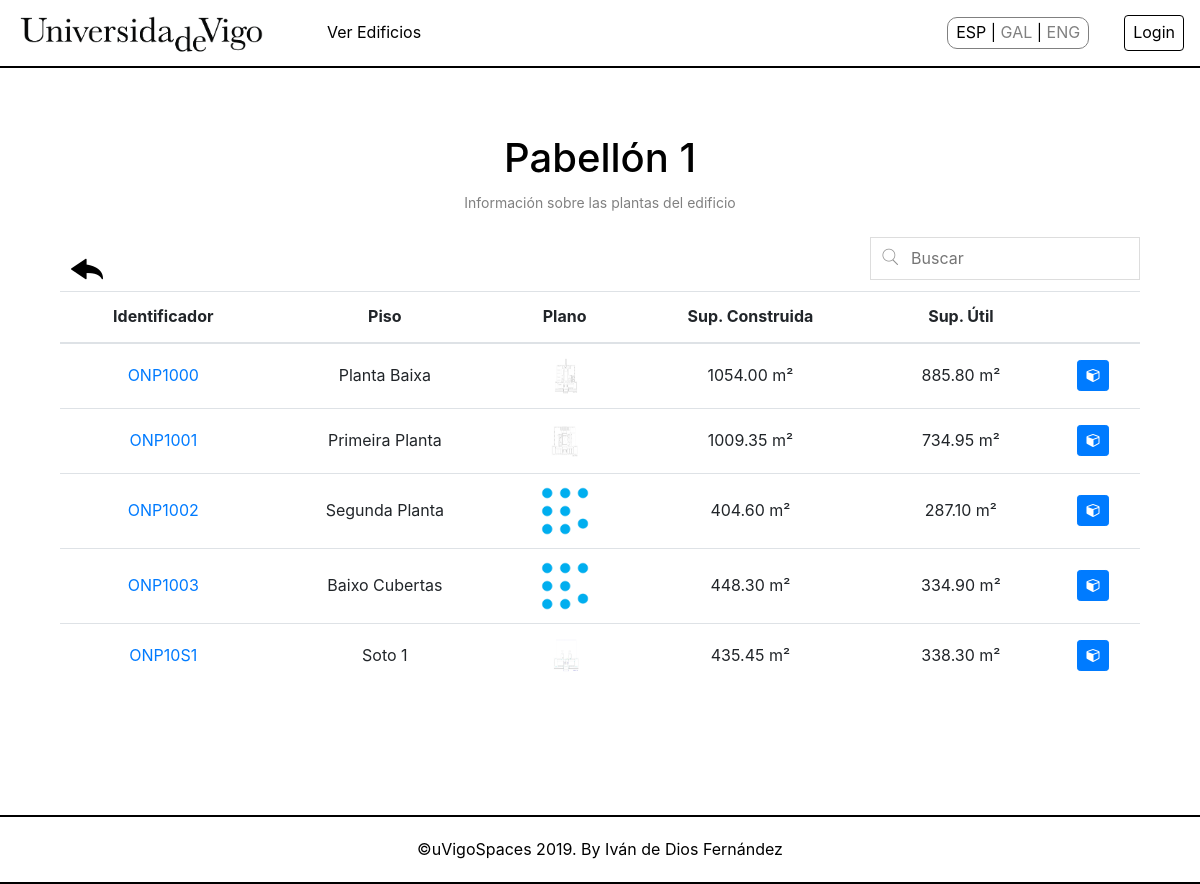
Page /controller/FLOOR_Controller.php?building=ONP10 on the committed database.
### tables this page shows
CREATE TABLE IF NOT EXISTS `SM_BUILDING` (
  `sm_idBuilding` char(5) NOT NULL,
  `sm_nameBuilding` varchar(225) NOT NULL,
  `sm_addressBuilding` varchar(225) DEFAULT NULL,
  `sm_phoneBuilding` int(9) DEFAULT NULL,
  PRIMARY KEY (`sm_idBuilding`)
);

CREATE TABLE IF NOT EXISTS `SM_FLOOR` (
  `sm_idBuilding` char(5) NOT NULL,
  `sm_idFloor` char(2) NOT NULL,
  `sm_nameFloor` varchar(25) NOT NULL,
  `sm_planFloor` varchar(500) DEFAULT '',
  `sm_builtSurfaceFloor` decimal(10,2) NOT NULL,
  `sm_surfaceUsefulFloor` decimal(10,2) NOT NULL,
  PRIMARY KEY (`sm_idFloor`,`sm_idBuilding`),
  KEY `idBuilding` (`sm_idBuilding`)
);

### model/BUILDING_Model.php (called while the page is built, shortened)
<?php
require_once("../core/ConnectionBD.php");
class BUILDING_Model {
	private $idBuilding;
	private $mysqli;
    public function __construct($idBuilding=NULL, $nameBuilding=NULL, $addressBuilding=NULL, $phoneBuilding=NULL)
    {
        $this->idBuilding =  $idBuilding;
        $this->mysqli = Connection::connectionBD();
    }
    public function getBuildingName() {
        $sql = "SELECT sm_nameBuilding FROM `SM_BUILDING` WHERE sm_idBuilding='$this->idBuilding'";
        $result = $this->mysqli->query($sql)->fetch_array();
        return $result['sm_nameBuilding'];
    }
}
?>

### core/ConnectionBD.php (called while the page is built, shortened)
<?php
class Connection {
    private static $dbhost = "127.0.0.1";
    private static $dbuser = "uvigoSpaces";
    private static $dbpass = "uvigoSpacesPass";
    private static $dbname = "uVigoSpaces";
    private static $dbcharset = "utf8";
    public static function connectionBD(){
        $mysqli = new mysqli(self::$dbhost, self::$dbuser, self::$dbpass, self::$dbname);
        $mysqli->set_charset(self::$dbcharset);
        return $mysqli;
    }
}
?>

### model/FLOOR_Model.php (called while the page is built, shortened)
<?php
require_once("../core/ConnectionBD.php");
require_once("../model/BUILDING_Model.php");
class FLOOR_Model {
    private $idBuilding;
	private $mysqli;
    public function __construct($idBuilding=NULL, $idFloor=NULL, $nameFloor=NULL, $planFloor=NULL, $builtSurfaceFloor=NULL, $surfaceUsefulFloor=NULL)
    {
        $this->idBuilding =  $idBuilding;
        $this->mysqli = Connection::connectionBD();
    }
    public function getAllFloors() {
        $sql = "SELECT * FROM `SM_FLOOR` WHERE sm_idBuilding = '$this->idBuilding'";
        if (!($resultado = $this->mysqli->query($sql))) {
            return 'Error in the query on the database';
        } else {
            $toret = array();
            $i = 0;
            while ($fila = $resultado->fetch_array()) {
                $toret[$i] = $fila;
                $i++;
            }
            return $toret;
        }
    }
}
?>

### view/FLOOR_SHOWALL_View.php (the view, shortened to what this page needs)
<?php
class FLOOR_SHOWALL{
    private $floors;
    private $buildingName;
    function __construct($floors, $buildingName) {
        $this->floors = $floors;
        $this->buildingName = $buildingName;
        $this->render();
    }
    function render() {
        include 'header.php';
        $listTitles = array('sm_idBuilding', 'sm_nameFloor', 'sm_planFloor', 'sm_builtSurfaceFloor', 'sm_surfaceUsefulFloor'); ?>
        <div class="container">
            <div class="row center-row">
                <div class="col-lg-12 center-block">
                    <div id="titleView">
                        <h1><?=$this->buildingName;?></h1>
                    </div>
                    <div id="subtitleView">
                        <?= $strings["Information about the building's floors"] ?>
                    </div>
                    <div id="pnlBoxSearch">
                        <a href="BUILDING_Controller.php"><img src="../view/img/iconback.png" alt="<?= $strings["Back"]?>" class="iconBack"></a>
                        <input type="text" id="searchBox" onkeyup="searchInTable()" placeholder="<?= $strings["Search"]?>">
                    </div>
                    <table id="dataTable" class="table text-center">
                        <thead>
                            <tr>
                                <?php foreach ($listTitles as $title): ?>
                                    <th scope="col"><?=$strings[$title]?></th>
                                <?php endforeach; ?>
                                    <th scope="col">
                                    </th>
                            </tr>
                        </thead>
                        <tbody>
                            <?php for ($j = 0; $j < count($this->floors); $j++): ?>
                                <tr>
                                    <?php foreach ($this->floors [$j] as $key => $value):
                                        for ($i = 0; $i < count($listTitles); $i++):
                                            if ($key === $listTitles[$i]): ?>
                                                <td>
                                                    <?php if ($key === 'sm_idBuilding'): ?>
                                                        <a title="<?= $strings['Show']?>" href='FLOOR_Controller.php?action=Show&building=<?= $this->floors[$j]['sm_idBuilding']?>&floor=<?= $this->floors[$j]['sm_idFloor']?>'> <?= $this->floors[$j]['sm_idBuilding'].$this->floors[$j]['sm_idFloor']?></a>
                                                    <?php elseif($key === 'sm_planFloor'): ?>
														<div id="loading-<?=$this->floors[$j]['sm_idFloor']?>">
															  <img id="loading-image" src="../view/img/glow.gif" width="50px" height="50px" alt="Loading..." />
														</div>
														<div id="div-plane-<?=$this->floors[$j]['sm_idFloor']?>" class="div-plane">
                                                        <?php if(!is_file($value)): ?>
                                                            <img id="no-plane" src="../view/img/noPlane.png" onload="loadImage('<?=$this->floors[$j]['sm_idFloor']?>')">
                                                        <?php else: ?>
                                                             <a href="FLOOR_Controller.php?action=ShowPlan&building=<?= $this->floors[$j]['sm_idBuilding']?>&floor=<?= $this->floors[$j]['sm_idFloor']?>"><img src="<?= $this->floors[$j]['sm_planFloor']?>" onload="loadImage('<?=$this->floors[$j]['sm_idFloor']?>')" alt="plan" class="miniatureTable"></a>
                                                        <?php endif; ?>
														</div>
                                                    <?php elseif($key === 'sm_builtSurfaceFloor' || $key === 'sm_surfaceUsefulFloor'): ?>
                                                        <?=$value . ' m²'?>
                                                    <?php else:
                                                        echo $value;
                                                    endif; ?>
                                                </td>
                                            <?php endif;
                                        endfor;
                                    endforeach; ?>
                                    <td>
                                        <a href="SPACE_Controller.php?building=<?= $this->floors[$j]['sm_idBuilding']?>&floor=<?= $this->floors[$j]['sm_idFloor']?>">
                                            <span title="<?= $strings['Show Space']?>" class="btn btn-primary btn-sm fa fa-cube"></span>
                                        </a>
                                    </td>
                                </tr>
                            <?php endfor; ?>
                        </tbody>
                    </table>
                </div>
            </div>
        </div>
    <?php
        include 'footer.php';
    }
}
?>

### view/css/style.css (style rules this page uses)
body { font-family: -apple-system, BlinkMacSystemFont, "Segoe UI", Roboto, "Helvetica Neue", Arial, "Noto Sans", sans-serif, "Apple Color Emoji", "Segoe UI Emoji", "Segoe UI Symbol", "Noto Color Emoji"; font-weight: 400; line-height: 1.6em; color: #000; background-color: #FFF; }
.container { margin: auto; }
.center-row { margin-left: auto; margin-right: auto; }
.center-block { float: none; background-color: #FFF; margin-top: 3%; margin-bottom: 10%; margin-left: auto; margin-right: auto; border-radius: 5px; }
#titleView { margin: auto; margin-top: 3%; font-size: 32px; text-align: center; line-height: 100%; }
#subtitleView { margin:auto; font-size: 14px; text-align: center; color: grey; }
#pnlBoxSearch { margin-top: 2%; }
.iconBack { margin-left: 1%; margin-top: 1.5%; }
#searchBox { background: url('../img/searchicon.png') no-repeat scroll 7px 7px; padding-left:30px; width: 25%; font-size: 16px; padding: 8px 5px 8px 40px; border: 1px solid #ddd; float: right; margin-bottom: 1%; }
td { vertical-align: middle!important; }
.miniatureTable { width: 40px; height: 40px; }
.div-plane { display:none; }

### rows in the picture
sm_building: sm_nameBuilding "Pabellón 1"
sm_floor: sm_idBuilding "ONP10", sm_idFloor "00", sm_nameFloor "Planta Baixa", sm_planFloor (picture), sm_builtSurfaceFloor "1054.00", sm_surfaceUsefulFloor "885.80"
sm_floor: sm_idBuilding "ONP10", sm_idFloor "01", sm_nameFloor "Primeira Planta", sm_planFloor (picture), sm_builtSurfaceFloor "1009.35", sm_surfaceUsefulFloor "734.95"
sm_floor: sm_idBuilding "ONP10", sm_idFloor "02", sm_nameFloor "Segunda Planta", sm_builtSurfaceFloor "404.60", sm_surfaceUsefulFloor "287.10"
sm_floor: sm_idBuilding "ONP10", sm_idFloor "03", sm_nameFloor "Baixo Cubertas", sm_builtSurfaceFloor "448.30", sm_surfaceUsefulFloor "334.90"
sm_floor: sm_idBuilding "ONP10", sm_idFloor "S1", sm_nameFloor "Soto 1", sm_planFloor (picture), sm_builtSurfaceFloor "435.45", sm_surfaceUsefulFloor "338.30"

### other values in the picture
$strings['Show Buildings'] "Ver Edificios"
$strings['Login'] "Login"
$strings["Information about the building's floors"] "Información sobre las plantas del edificio"
$strings[$title] "Identificador"
$strings[$title] "Piso"
$strings[$title] "Plano"
$strings[$title] "Sup. Construida"
$strings[$title] "Sup. Útil"
